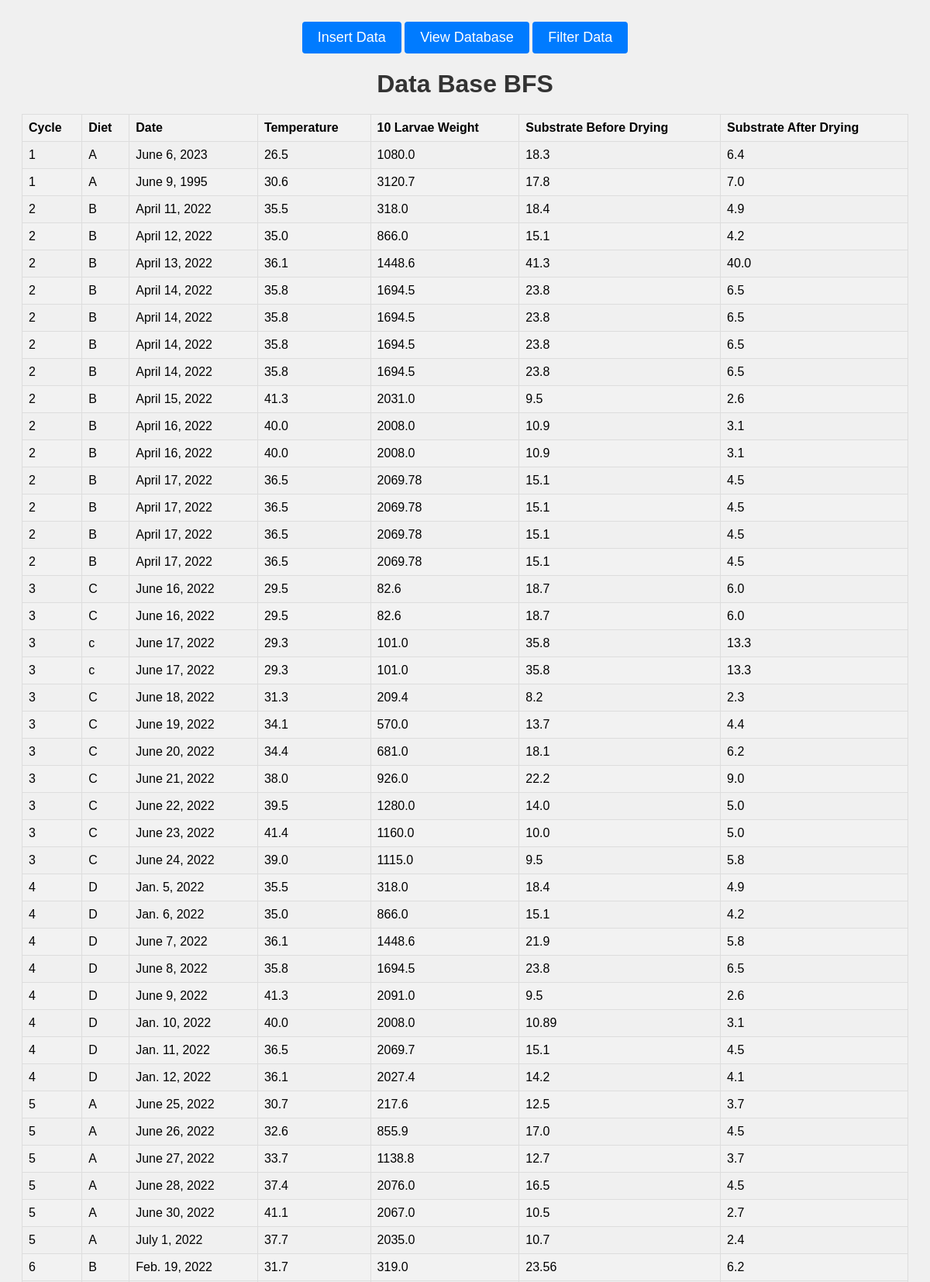
Page /reports (upper part) on the committed database.
### BFSapp/models.py (models this page shows, shortened)
class Measurement(models.Model):
    cycle = models.IntegerField()
    diet = models.CharField(max_length=1)
    date = models.DateField()
    temperature = models.FloatField()
    larvae_weight = models.FloatField()
    before_dry = models.FloatField()
    after_dry = models.FloatField()

### BFSapp/views.py (the view)
# urls.py: path("reports", views.get_reports, name="get_reports"),
def get_reports(request):
    all_measurements = Measurement.objects.all()
    data = []
    for item in all_measurements:
        row_dict = {
            'col1': item.cycle,
            'col2': item.diet,
            'col3': item.date,
            'col4': item.temperature,
            'col5': item.larvae_weight,
            'col6': item.before_dry,
            'col7': item.after_dry,
        }
        data.append(row_dict)
    return render(request, 'reports.html', {'data_from_server': data})

### BFSapp/templates/reports.html (shortened to what this page needs)
<!DOCTYPE html>
<html lang="en">
<head>
    {% load static %}
    <link rel="stylesheet" href="{% static './styles/reports.css' %}" />
</head>
<body>
    <div class="question-row">
        <input type="submit" onclick="location.href='/form'" value="Insert Data"></button>
        <input type="submit" onclick="location.href='/reports'" value="View Database"></button>
        <input type="submit" onclick="location.href='/filter'" value="Filter Data"></button>
    </div>
    <h1>Data Base BFS</h1>
    <table class="data-table">
        <thead>
            <tr>
                <th>Cycle</th>
                <th>Diet</th>
                <th>Date</th>
                <th>Temperature</th>
                <th>10 Larvae Weight</th>
                <th>Substrate Before Drying</th>
                <th>Substrate After Drying</th>
            </tr>
        </thead>
        <tbody>
            {% for row in data_from_server %}
                <tr>
                    <td>{{ row.col1 }}</td>
                    <td>{{ row.col2 }}</td>
                    <td>{{ row.col3 }}</td>
                    <td>{{ row.col4 }}</td>
                    <td>{{ row.col5 }}</td>
                    <td>{{ row.col6 }}</td>
                    <td>{{ row.col7 }}</td>
                </tr>
            {% endfor %}
        </tbody>
    </table>
</body>
</html>

### BFSapp/static/styles/reports.css (style rules this page uses)
table.data-table { border-collapse: collapse; width: 100%; margin-top: 20px; }
table.data-table th, table.data-table td { border: 1px solid #ddd; padding: 8px; text-align: left; }
table.data-table th { background-color: #f2f2f2; }
table.data-table tr:nth-child(even) { background-color: #f2f2f2; }
body { font-family: Arial, sans-serif; background-color: #f0f0f0; text-align: center; padding: 20px; }
h1 { color: #333; margin-bottom: 20px; }
.question-row { margin-bottom: 20px; }
input[type="submit"] { background-color: #007bff; color: #fff; padding: 10px 20px; border: none; border-radius: 4px; cursor: pointer; font-size: 18px; }

### rows in the picture
Measurement: col3 "June 6, 2023", col4 "26.5", col5 "1080.0", col6 "18.3", col7 "6.4"
Measurement: col3 "June 9, 1995", col4 "30.6", col5 "3120.7", col6 "17.8", col7 "7.0"
Measurement: col3 "April 11, 2022", col4 "35.5", col5 "318.0", col6 "18.4", col7 "4.9"
Measurement: col3 "April 12, 2022", col4 "35.0", col5 "866.0", col6 "15.1", col7 "4.2"
Measurement: col3 "April 13, 2022", col4 "36.1", col5 "1448.6", col6 "41.3", col7 "40.0"
Measurement: col3 "April 14, 2022", col4 "35.8", col5 "1694.5", col6 "23.8", col7 "6.5"
Measurement: col3 "April 14, 2022", col4 "35.8", col5 "1694.5", col6 "23.8", col7 "6.5"
Measurement: col3 "April 14, 2022", col4 "35.8", col5 "1694.5", col6 "23.8", col7 "6.5"
Measurement: col3 "April 14, 2022", col4 "35.8", col5 "1694.5", col6 "23.8", col7 "6.5"
Measurement: col3 "April 15, 2022", col4 "41.3", col5 "2031.0", col6 "9.5", col7 "2.6"
Measurement: col3 "April 16, 2022", col4 "40.0", col5 "2008.0", col6 "10.9", col7 "3.1"
Measurement: col3 "April 16, 2022", col4 "40.0", col5 "2008.0", col6 "10.9", col7 "3.1"
Measurement: col3 "April 17, 2022", col4 "36.5", col5 "2069.78", col6 "15.1", col7 "4.5"
Measurement: col3 "April 17, 2022", col4 "36.5", col5 "2069.78", col6 "15.1", col7 "4.5"
Measurement: col3 "April 17, 2022", col4 "36.5", col5 "2069.78", col6 "15.1", col7 "4.5"
Measurement: col3 "April 17, 2022", col4 "36.5", col5 "2069.78", col6 "15.1", col7 "4.5"
Measurement: col3 "June 16, 2022", col4 "29.5", col5 "82.6", col6 "18.7", col7 "6.0"
Measurement: col3 "June 16, 2022", col4 "29.5", col5 "82.6", col6 "18.7", col7 "6.0"
Measurement: col3 "June 17, 2022", col4 "29.3", col5 "101.0", col6 "35.8", col7 "13.3"
Measurement: col3 "June 17, 2022", col4 "29.3", col5 "101.0", col6 "35.8", col7 "13.3"
Measurement: col3 "June 18, 2022", col4 "31.3", col5 "209.4", col6 "8.2", col7 "2.3"
Measurement: col3 "June 19, 2022", col4 "34.1", col5 "570.0", col6 "13.7", col7 "4.4"
Measurement: col3 "June 20, 2022", col4 "34.4", col5 "681.0", col6 "18.1", col7 "6.2"
Measurement: col3 "June 21, 2022", col4 "38.0", col5 "926.0", col6 "22.2", col7 "9.0"
Measurement: col3 "June 22, 2022", col4 "39.5", col5 "1280.0", col6 "14.0", col7 "5.0"
Measurement: col3 "June 23, 2022", col4 "41.4", col5 "1160.0", col6 "10.0", col7 "5.0"
Measurement: col3 "June 24, 2022", col4 "39.0", col5 "1115.0", col6 "9.5", col7 "5.8"
Measurement: col3 "Jan. 5, 2022", col4 "35.5", col5 "318.0", col6 "18.4", col7 "4.9"
Measurement: col3 "Jan. 6, 2022", col4 "35.0", col5 "866.0", col6 "15.1", col7 "4.2"
Measurement: col3 "June 7, 2022", col4 "36.1", col5 "1448.6", col6 "21.9", col7 "5.8"
Measurement: col3 "June 8, 2022", col4 "35.8", col5 "1694.5", col6 "23.8", col7 "6.5"
Measurement: col3 "June 9, 2022", col4 "41.3", col5 "2091.0", col6 "9.5", col7 "2.6"
Measurement: col3 "Jan. 10, 2022", col4 "40.0", col5 "2008.0", col6 "10.89", col7 "3.1"
Measurement: col3 "Jan. 11, 2022", col4 "36.5", col5 "2069.7", col6 "15.1", col7 "4.5"
Measurement: col3 "Jan. 12, 2022", col4 "36.1", col5 "2027.4", col6 "14.2", col7 "4.1"
Measurement: col3 "June 25, 2022", col4 "30.7", col5 "217.6", col6 "12.5", col7 "3.7"
Measurement: col3 "June 26, 2022", col4 "32.6", col5 "855.9", col6 "17.0", col7 "4.5"
Measurement: col3 "June 27, 2022", col4 "33.7", col5 "1138.8", col6 "12.7", col7 "3.7"
Measurement: col3 "June 28, 2022", col4 "37.4", col5 "2076.0", col6 "16.5", col7 "4.5"
Measurement: col3 "June 30, 2022", col4 "41.1", col5 "2067.0", col6 "10.5", col7 "2.7"
Measurement: col3 "July 1, 2022", col4 "37.7", col5 "2035.0", col6 "10.7", col7 "2.4"
Measurement: col3 "Feb. 19, 2022", col4 "31.7", col5 "319.0", col6 "23.56", col7 "6.2"

### other values in the picture
{{ row.col1 }} "1" "1" "2" "2" "2" "2" "2" "2" "2" "2" "2" "2" "2" "2" "2" "2" "3" "3" "3" "3" "3" "3" "3" "3" "3" "3" "3" "4" "4" "4" "4" "4" "4" "4" "4" "5" "5" "5" "5" "5" "5" "6"
{{ row.col2 }} "A" "A" "B" "B" "B" "B" "B" "B" "B" "B" "B" "B" "B" "B" "B" "B" "C" "C" "c" "c" "C" "C" "C" "C" "C" "C" "C" "D" "D" "D" "D" "D" "D" "D" "D" "A" "A" "A" "A" "A" "A" "B"
